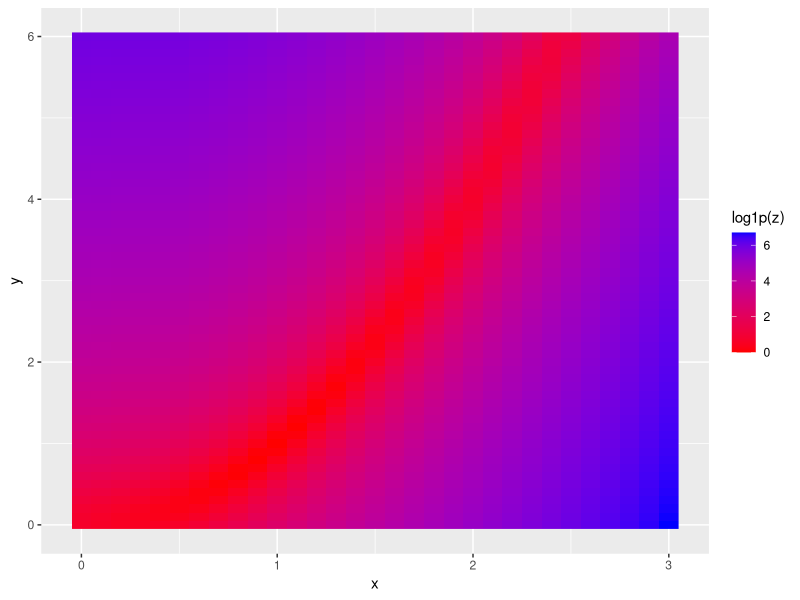
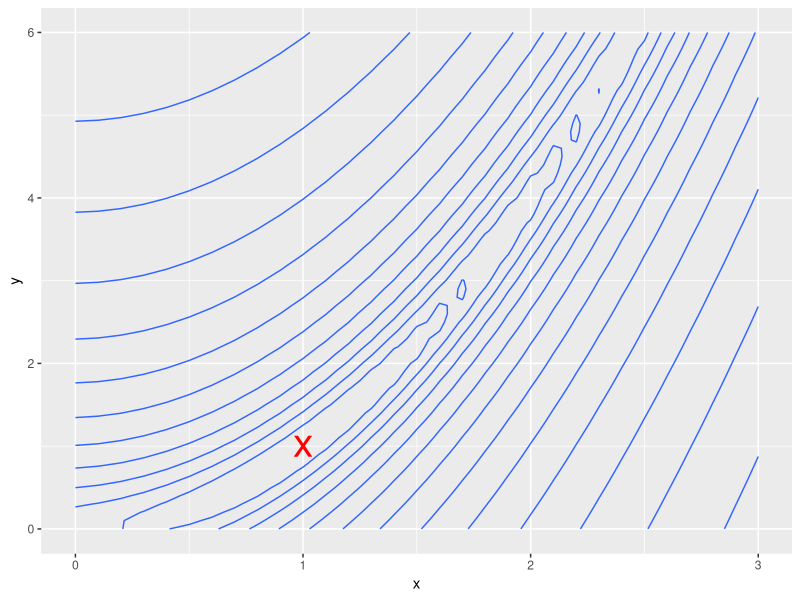
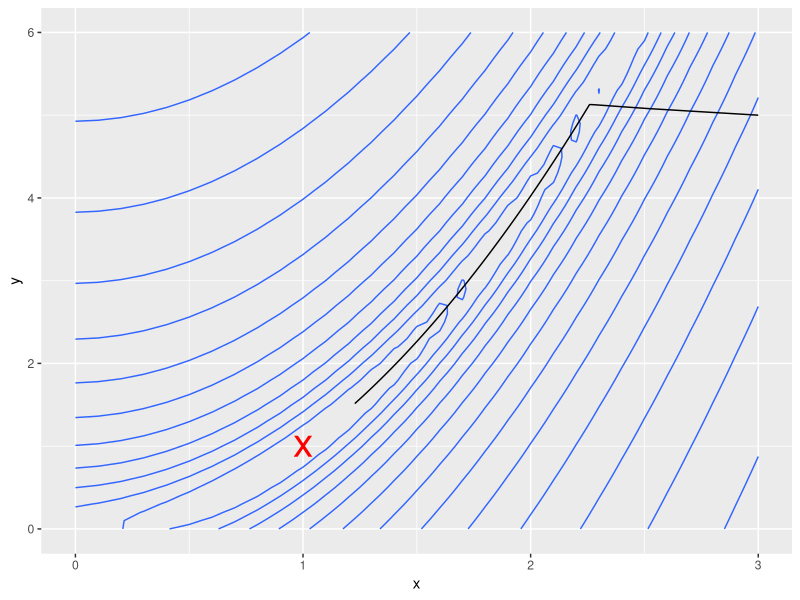
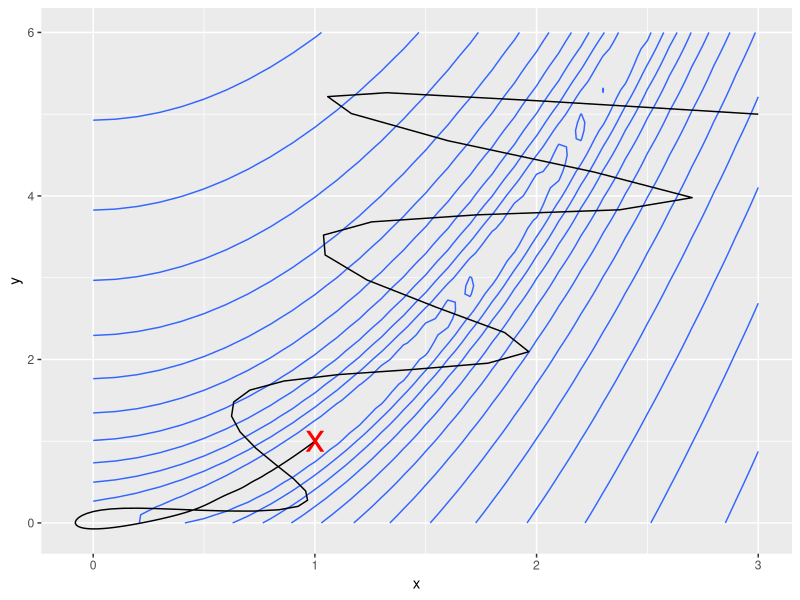
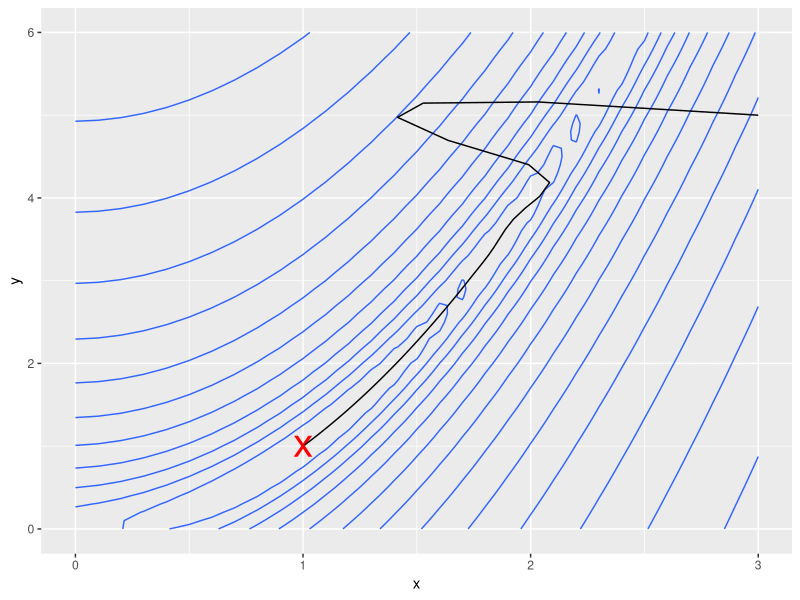
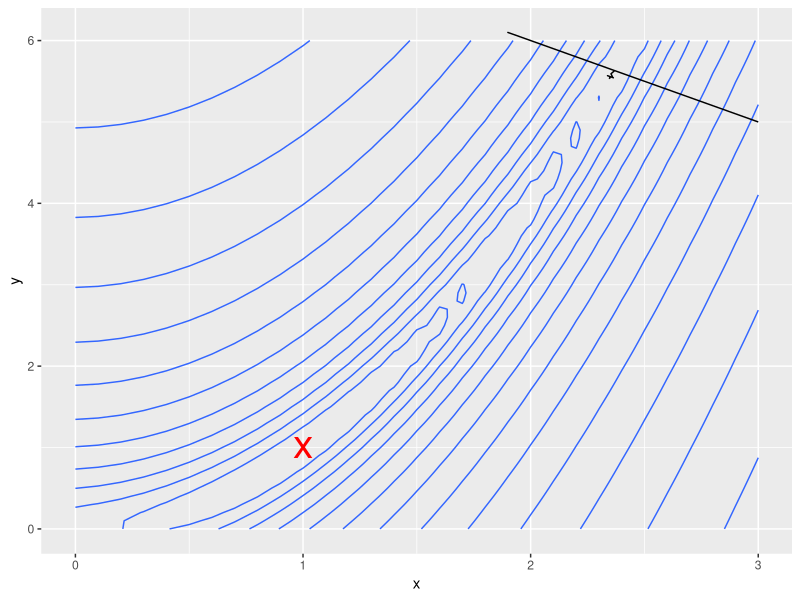
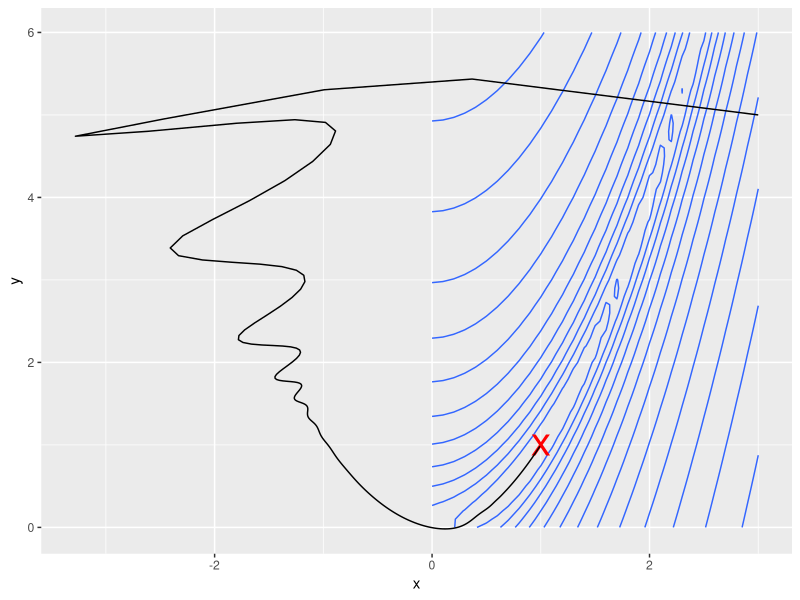
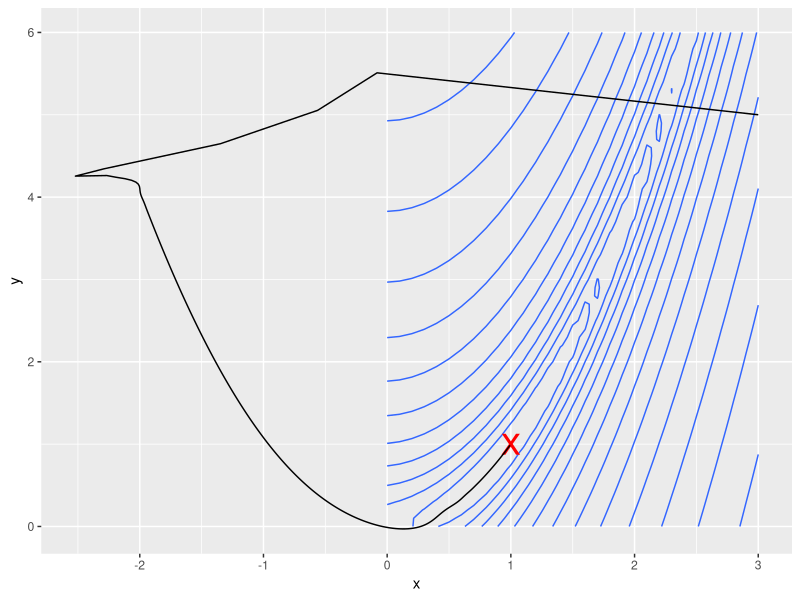

Reproduce these figures in R, in order.
## ---- chunk 1
library(ggplot2)
## ---- chunk 2
rosenbrock_f <- function(x){
  (1-x[1])^2 + 10*(x[2]-x[1]^2)^2
}
rosenbrock_g <- function(x){
  dx1<- -2*(1-x[1]) - 20*(x[2]-x[1]^2)*2*x[1]
  dx2<- 20*(x[2]-x[1]^2)
  c(dx1,dx2)
}
solution<-data.frame(x=1,y=1)

pd<-expand.grid(x=seq(0,3,.1),y=seq(0,6,.1))
pd$z<-apply(pd,1,rosenbrock_f)
ggplot(pd,aes(x=x,y=y))+geom_raster(aes(fill=log1p(z)))+scale_fill_continuous(low="red",high="blue")
(base_plot<-ggplot(pd)+geom_contour(aes(x=x,y=y,z=log1p(z)))+geom_point(data=solution,aes(x,y),colour="red",size=10,shape="x"))
## ---- chunk 3
grad_descent<-function(f,g,x_init,stp=.001,maxIter=10000){
  delta<-100
  t<-1
  res<-matrix(0,nrow=maxIter,ncol=3)
  colnames(res)<-c("x","y","f")
  res[1,]<-c(x_init,f(x_init))
  while(abs(delta)>1e-6 && t<maxIter){
    t<-t+1
    grad<-g(res[t-1,1:2])
    res[t,1:2]<-res[t-1,1:2]-stp*grad
    res[t,3]<-f(res[t,1:2])
    delta<-res[t,3]-res[t-1,3]
  }
  as.data.frame(res[1:t,])
}
res<-list()
res[["gd"]]<-grad_descent(rosenbrock_f,rosenbrock_g,c(3,5))
base_plot+geom_path(aes(x=x,y=y),data=res$gd)
## ---- chunk 4
momentum<-function(f,g,x_init,stp=.001,maxIter=10000,momentum=.9,wait=1){
  delta<-100
  t<-1
  res<-matrix(0,nrow=maxIter,ncol=3)
  colnames(res)<-c("x","y","f")
  res[1,]<-c(x_init,f(x_init))
  velo<-0
  while(abs(delta)>1e-6 && t<maxIter){
    t<-t+1
    if(t<wait) velo<-0
    velo<-momentum*velo
    grad<-g(res[t-1,1:2])
    velo<-velo+stp*grad
    res[t,1:2]<-res[t-1,1:2]-velo
    res[t,3]<-f(res[t,1:2])
    delta<-res[t,3]-res[t-1,3]
  }
  as.data.frame(res[1:t,])
}
res[["mtm"]]<-momentum(rosenbrock_f,rosenbrock_g,c(3,5),stp=.002)
base_plot+geom_path(data=res$mtm,aes(x,y))
## ---- chunk 5
nesterov<-function(f,g,x_init,stp=.001,maxIter=10000,momentum=.9,wait=1){
  delta<-100
  t<-1
  res<-matrix(0,nrow=maxIter,ncol=3)
  colnames(res)<-c("x","y","f")
  res[1,]<-c(x_init,f(x_init))
  velo<-0
  while(abs(delta)>1e-6 && t<maxIter){
    t<-t+1
    if(t<wait) velo<-0
    velo<-momentum*velo
    grad<-g(res[t-1,1:2]-velo)
    velo<-velo+stp*grad
    res[t,1:2]<-res[t-1,1:2]-velo
    res[t,3]<-f(res[t,1:2])
    delta<-res[t,3]-res[t-1,3]
  }
  as.data.frame(res[1:t,])
}
res[["nstv"]]<-nesterov(rosenbrock_f,rosenbrock_g,c(3,5),stp=.002)
base_plot+geom_path(data=res$nstv,aes(x,y))
## ---- chunk 6
irprop<-function(f,g,x_init,maxIter=10000,eta_plus=1.2,eta_minus=.5,
                 delta_max=50,delta_min=0,delta0=.5){
  k<-length(x_init)
  chg<-100
  t<-1
  res<-matrix(0,nrow=maxIter,ncol=3)
  colnames(res)<-c("x","y","f")
  res[1,]<-c(x_init,f(x_init))
  delta_old<-delta<-delta0*rep(1,k)
  dw<-grad_old<-rep(0,k)
  while(abs(chg)>1e-6 && t<maxIter){
  #while(t<maxIter){
    grad<-g(res[t,1:k])
    ind<-sign(grad_old)*sign(grad)
    delta[ind>0]<-min(delta_old[ind>0]*eta_plus, delta_max)
    delta[ind<0]<-max(delta_old[ind<0]*eta_minus, delta_min)
    grad[ind<0]<-1e-4*grad[ind<0] #comment out this line to get "original" rprop
    
    #irprop+
    #dw[ind>=0]<- -sign(grad[ind>=0])*delta[ind>=0]
    #dw[ind<0]<- if(chg>0) -dw[ind<0] else 0
    #irprop-
    dw<- -sign(grad)*delta
    
    res[t+1,1:k]<-res[t,1:k]+dw
    res[t+1,k+1]<-f(res[t+1,1:k])
    chg<-res[t+1,k+1]-res[t,k+1]
    delta_old<-delta
    grad_old<-grad
    t<-t+1
  }
  as.data.frame(res[1:t,])
}

res[["irprop"]]<-irprop(rosenbrock_f,rosenbrock_g,c(3,5))
base_plot+geom_path(data=res$irprop,aes(x,y))
#with(tail(res$irprop,20),plot(x,y,type="l"))
## ---- chunk 7
adamax<-function(f,g,x_init,maxIter=10000,stp=.002,
                 beta1=.9,beta2=.999){
  k<-length(x_init)
  chg<-100
  t<-1
  res<-matrix(0,nrow=maxIter,ncol=3)
  colnames(res)<-c("x","y","f")
  res[1,]<-c(x_init,f(x_init))
  m<-rep(0,k)
  u<-rep(0,k)
  while(abs(chg)>1e-6 && t<maxIter){
    t<-t+1
    grad<-g(res[t-1,1:k])
    m<-beta1*m+(1-beta1)*grad
    u<-max(beta2*u,abs(grad))
    velo<- -(stp/(1-beta1^t))*m/u
    res[t,1:k]<-res[t-1,1:k]+velo
    res[t,k+1]<-f(res[t,1:k])
    chg<-res[t,k+1]-res[t-1,k+1]
  }
  as.data.frame(res[1:t,])
}
res[["admx"]]<-adamax(rosenbrock_f,rosenbrock_g,c(3,5),stp=5)
base_plot+geom_path(data=res$admx,aes(x,y))
#with(tail(res$admx,500),plot(x,y,type="l"))
## ---- chunk 8
nadam<-function(f,g,x_init,maxIter=10000,stp=.002,
                 beta1=.9,beta2=.999){
  k<-length(x_init)
  chg<-100
  t<-1
  res<-matrix(0,nrow=maxIter,ncol=3)
  colnames(res)<-c("x","y","f")
  res[1,]<-c(x_init,f(x_init))
  m<-rep(0,k)
  u<-rep(0,k)
  while(abs(chg)>1e-6 && t<maxIter){
    t<-t+1
    grad<-g(res[t-1,1:k])
    m<-beta1*m+(1-beta1)*grad
    u<-max(beta2*u,abs(grad))
    velo<- -(stp/u)*(beta1*m+grad*(1-beta1)/(1-beta1^t))
    res[t,1:k]<-res[t-1,1:k]+velo
    res[t,k+1]<-f(res[t,1:k])
    chg<-res[t,k+1]-res[t-1,k+1]
  }
  as.data.frame(res[1:t,])
}
res[["nadm"]]<-nadam(rosenbrock_f,rosenbrock_g,c(3,5),stp=5)
base_plot+geom_path(data=res$nadm,aes(x,y))
#with(tail(res$admx,500),plot(x,y,type="l"))
## ---- chunk 9
pd2<-data.frame(method=names(res),nSteps=sapply(res,nrow))
pd2$err<-sapply(res,function(x){x[nrow(x),3]})
ggplot(pd2)+geom_bar(aes(x=method,y=log(err)),stat="identity")
ggplot(pd2)+geom_bar(aes(x=method,y=nSteps),stat="identity")
